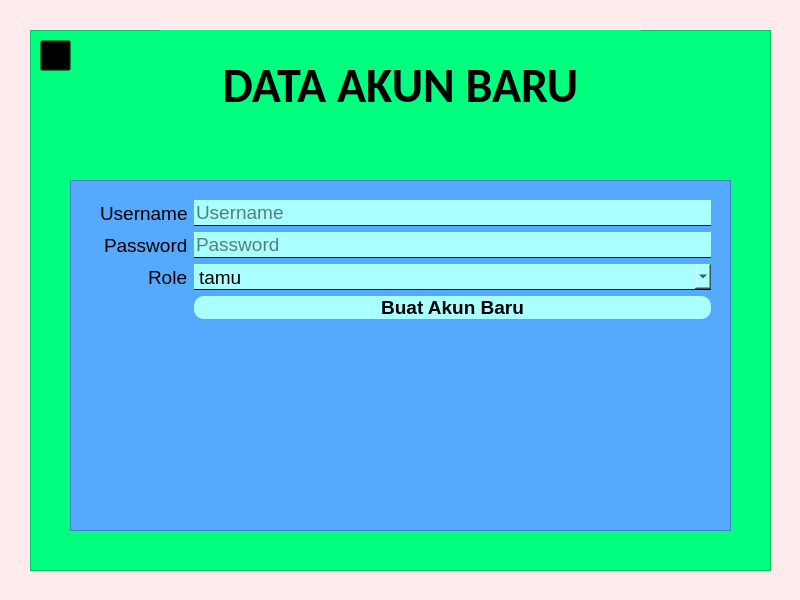
<?xml version="1.0" encoding="UTF-8"?>
<ui version="4.0">
 <class>BuatAkun</class>
 <widget class="QMainWindow" name="BuatAkun">
  <property name="geometry">
   <rect>
    <x>0</x>
    <y>0</y>
    <width>800</width>
    <height>600</height>
   </rect>
  </property>
  <property name="windowTitle">
   <string>Buat Akun</string>
  </property>
  <property name="styleSheet">
   <string notr="true">background-color: rgb(255, 235, 235);</string>
  </property>
  <widget class="QWidget" name="centralwidget">
   <widget class="QFrame" name="frame">
    <property name="geometry">
     <rect>
      <x>30</x>
      <y>30</y>
      <width>741</width>
      <height>541</height>
     </rect>
    </property>
    <property name="styleSheet">
     <string notr="true">background-color: rgb(0, 255, 127);</string>
    </property>
    <property name="frameShape">
     <enum>QFrame::StyledPanel</enum>
    </property>
    <property name="frameShadow">
     <enum>QFrame::Raised</enum>
    </property>
    <widget class="QLabel" name="BackIcon">
     <property name="geometry">
      <rect>
       <x>10</x>
       <y>10</y>
       <width>31</width>
       <height>31</height>
      </rect>
     </property>
     <property name="text">
      <string/>
     </property>
     <property name="pixmap">
      <pixmap>icon/BackIcon.png</pixmap>
     </property>
     <property name="scaledContents">
      <bool>true</bool>
     </property>
    </widget>
    <widget class="QPushButton" name="BackButton">
     <property name="geometry">
      <rect>
       <x>10</x>
       <y>10</y>
       <width>31</width>
       <height>31</height>
      </rect>
     </property>
     <property name="font">
      <font>
       <kerning>false</kerning>
      </font>
     </property>
     <property name="cursor">
      <cursorShape>ArrowCursor</cursorShape>
     </property>
     <property name="mouseTracking">
      <bool>false</bool>
     </property>
     <property name="autoFillBackground">
      <bool>false</bool>
     </property>
     <property name="styleSheet">
      <string notr="true">color: rgb(170, 255, 255);
background-color: transparent;
</string>
     </property>
     <property name="text">
      <string/>
     </property>
    </widget>
    <widget class="QLabel" name="label">
     <property name="geometry">
      <rect>
       <x>130</x>
       <y>0</y>
       <width>481</width>
       <height>111</height>
      </rect>
     </property>
     <property name="font">
      <font>
       <family>Calibri</family>
       <pointsize>36</pointsize>
       <weight>75</weight>
       <bold>true</bold>
      </font>
     </property>
     <property name="text">
      <string>DATA AKUN BARU</string>
     </property>
     <property name="alignment">
      <set>Qt::AlignCenter</set>
     </property>
    </widget>
    <widget class="QFrame" name="frame_2">
     <property name="geometry">
      <rect>
       <x>40</x>
       <y>150</y>
       <width>661</width>
       <height>351</height>
      </rect>
     </property>
     <property name="styleSheet">
      <string notr="true">background-color: rgb(85, 170, 255);</string>
     </property>
     <property name="frameShape">
      <enum>QFrame::StyledPanel</enum>
     </property>
     <property name="frameShadow">
      <enum>QFrame::Raised</enum>
     </property>
     <widget class="QWidget" name="formLayoutWidget">
      <property name="geometry">
       <rect>
        <x>30</x>
        <y>20</y>
        <width>611</width>
        <height>291</height>
       </rect>
      </property>
      <layout class="QFormLayout" name="formLayout">
       <property name="sizeConstraint">
        <enum>QLayout::SetDefaultConstraint</enum>
       </property>
       <property name="labelAlignment">
        <set>Qt::AlignRight|Qt::AlignTrailing|Qt::AlignVCenter</set>
       </property>
       <item row="0" column="0">
        <widget class="QLabel" name="label_2">
         <property name="font">
          <font>
           <pointsize>14</pointsize>
           <weight>50</weight>
           <bold>false</bold>
          </font>
         </property>
         <property name="text">
          <string>Username</string>
         </property>
        </widget>
       </item>
       <item row="0" column="1">
        <widget class="QLineEdit" name="lineEdit">
         <property name="font">
          <font>
           <pointsize>14</pointsize>
           <weight>50</weight>
           <bold>false</bold>
          </font>
         </property>
         <property name="styleSheet">
          <string notr="true">background-color: rgb(170, 255, 255);
border: transparent;
border-bottom: 1px solid;
</string>
         </property>
         <property name="placeholderText">
          <string>Username</string>
         </property>
        </widget>
       </item>
       <item row="1" column="0">
        <widget class="QLabel" name="label_3">
         <property name="font">
          <font>
           <pointsize>14</pointsize>
           <weight>50</weight>
           <bold>false</bold>
          </font>
         </property>
         <property name="text">
          <string>Password</string>
         </property>
        </widget>
       </item>
       <item row="1" column="1">
        <widget class="QLineEdit" name="lineEdit_2">
         <property name="font">
          <font>
           <pointsize>14</pointsize>
           <weight>50</weight>
           <bold>false</bold>
          </font>
         </property>
         <property name="styleSheet">
          <string notr="true">background-color: rgb(170, 255, 255);
border: transparent;
border-bottom: 1px solid;</string>
         </property>
         <property name="placeholderText">
          <string>Password</string>
         </property>
        </widget>
       </item>
       <item row="2" column="0">
        <widget class="QLabel" name="label_4">
         <property name="font">
          <font>
           <pointsize>14</pointsize>
           <weight>50</weight>
           <bold>false</bold>
          </font>
         </property>
         <property name="text">
          <string>Role</string>
         </property>
        </widget>
       </item>
       <item row="3" column="1">
        <widget class="QPushButton" name="Buat">
         <property name="font">
          <font>
           <pointsize>14</pointsize>
           <weight>75</weight>
           <bold>true</bold>
          </font>
         </property>
         <property name="styleSheet">
          <string notr="true">color: rgb(0,0,0);
background-color: rgb(170, 255, 255);
border-radius : 10px;</string>
         </property>
         <property name="text">
          <string>Buat Akun Baru</string>
         </property>
        </widget>
       </item>
       <item row="2" column="1">
        <widget class="QComboBox" name="comboBox">
         <property name="font">
          <font>
           <pointsize>14</pointsize>
           <weight>50</weight>
           <bold>false</bold>
          </font>
         </property>
         <property name="styleSheet">
          <string notr="true">background-color: rgb(170, 255, 255);
border: transparent;
border-bottom: 1px solid;</string>
         </property>
         <item>
          <property name="text">
           <string>tamu</string>
          </property>
         </item>
         <item>
          <property name="text">
           <string>admin</string>
          </property>
         </item>
        </widget>
       </item>
      </layout>
     </widget>
    </widget>
   </widget>
  </widget>
 </widget>
 <resources/>
 <connections/>
</ui>
